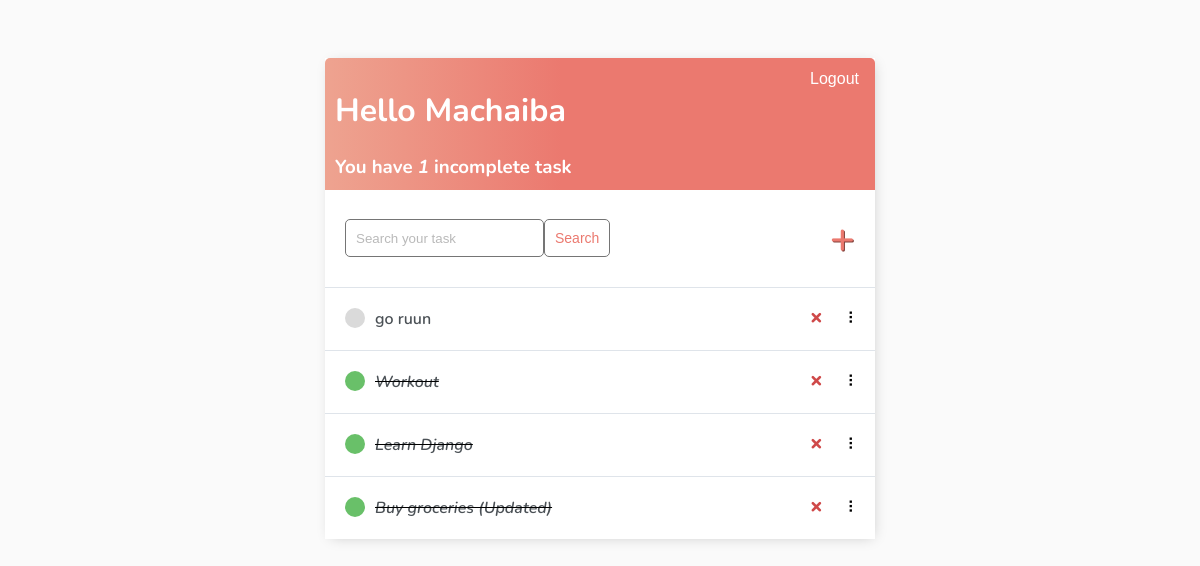
The app's page / (signed in) with its own data.
### base/models.py (models this page shows)
class   Task(models.Model):
    user = models.ForeignKey(User, on_delete=models.CASCADE, null=True, blank=True)
    title = models.CharField(max_length=200)
    description = models.TextField(null=True, blank=True)
    complete = models.BooleanField(default=False)
    created = models.DateTimeField(auto_now_add=True)
    def __str__(self):
        return self.title
    class   Meta:
        ordering = ['complete']

### base/views.py (the view)
# urls.py: path('', TaskList.as_view(), name="tasklist"),
class   TaskList(LoginRequiredMixin, ListView):
    model = Task
    context_object_name = 'tasks'
    def get_context_data(self, **kwargs):
        context = super().get_context_data(**kwargs)
        context['tasks'] = context['tasks'].filter(user=self.request.user)
        context['count'] = context['tasks'].filter(complete=False).count()
        search_input = self.request.GET.get('search-area') or ''
        if search_input:
            context['tasks'] = context['tasks'].filter(title__startswith=search_input)
        context['search_input'] = search_input
        return context

### base/templates/base/task_list.html (shortened to what this page needs)
{% extends 'base/base.html' %} {% block content %}
<div class="header-bar">
    <div>
        <h1>Hello {{request.user|title}}</h1>
        <h3 style="margin:0">You have <i>{{count}}</i> incomplete task{{ count|pluralize:"s" }}</h3>
    </div>
    {% if request.user.is_authenticated %}
    <form method="POST" action="{% url 'logout' %}">
        <button type="submit" style="background-color: transparent; border: none; color: white; cursor: pointer; font-size: 16px;">
            Logout
        </button>
    </form>
    {% else %}
    <a href="{% url 'login' %}">Login</a> {% endif %}
</div>
<div id="search-add-wrapper">
    <form method="GET" style="display: flex;">
        <input type='text' name='search-area' placeholder="Search your task" value="{{search_input}}">
        <input class="button" type="submit" value='Search'>
    </form>
    {% if tasks|length > 0 %}
    <a id="add-link" href="{% url 'taskcreate' %}">&#x2b;</a>
    {% endif %}
</div>
<div id="tasklist" class="task-items-wrapper">
    {% for task in tasks %}
    <div class="task-wrapper" data-position="{{task.pk}}">
        <div class="task-title">
            {% if task.complete %}
            <div class="task-complete-icon"></div>
            <i><s><a href="{% url 'taskupdate' task.id %}">{{task}}</a></s></i> {% else %}
            <div class="task-incomplete-icon"></div>
            <a href="{% url 'taskupdate' task.id %}">{{task}}</a> {% endif %}
        </div>
        <div class="task-controls">
            <a class="delete-link" href="{% url 'taskdelete' task.id %}">&#215;</a>
            <span class="handle">&nbsp;&#10247;</span>
        </div>
    </div>
    {% empty %}
    <div style="text-align: center; padding-bottom: 10px; line-height: 1em;">
        <h3>No new tasks are created.</h3>
        <h3>Create a <a style="text-decoration: none; color: #e53935;" href="{% url 'taskcreate' %}">New task</a> ! </h3>
    </div>
    {% endfor %}
</div>
{% endblock content %}

### base/templates/base/base.html (style rules this page uses)
body { background-color: #FAFAFA; font-family: 'Nunito', sans-serif; padding-top: 50px; }
h1, h2, h3, h4, h5, h6, { font-family: 'Raleway', sans-serif; }
a, p { color: #4b5156 }
a { font-weight: 600; }
input { outline: none; border: none; }
.header-bar { display: flex; justify-content: space-between; color: #fff; padding: 10px; border-radius: 5px 5px 0 0; background: linear-gradient(90deg, #EEA390 0%, #EB796F 43%, #EB796F 100%); }
.task-wrapper { display: flex; align-items: center; justify-content: space-between; background-color: #fff; border-top: 1px solid #dfe4ea; overflow: hidden; }
.task-title { display: flex; padding: 20px; }
.task-title a { text-decoration: none; color: #4b5156; margin-left: 10px; }
.task-complete-icon { height: 20px; width: 20px; background-color: rgb(105, 192, 105); border-radius: 50%; }
.task-incomplete-icon { height: 20px; width: 20px; background-color: rgb(218, 218, 218); border-radius: 50%; }
.delete-link { text-decoration: none; font-weight: 900; color: #cf4949; font-size: 22px; line-height: 0; padding: 20px 0px; }
.handle { display: inline-block; padding: 20px 16px; cursor: grab; user-select: none; }
.handle:after, .handle:before { display: block; content: ""; }
#add-link { color: #EB796F; text-decoration: none; font-size: 42px; text-shadow: 1px 1px #81413b; }
#search-add-wrapper { display: flex; justify-content: space-between; align-items: center; padding: 20px; }
input[type=text], input[type=password], textarea { border: 1px solid #757575; border-radius: 5px; padding: 10px; width: 90%; }
::placeholder { font-weight: 300; opacity: 0.5; }
.button { border: 1px solid #757575; background-color: #FFF; color: #EB796F; padding: 10px; font-size: 14px; border-radius: 5px; cursor: pointer; text-decoration: none; }

### records on screen
Task: title "go ruun"
Task: title "Workout"
Task: title "Learn Django"
Task: title "Buy groceries (Updated)"

### other values on screen
{{ request.user|title }} "Machaiba"
{{ count }} "1"
